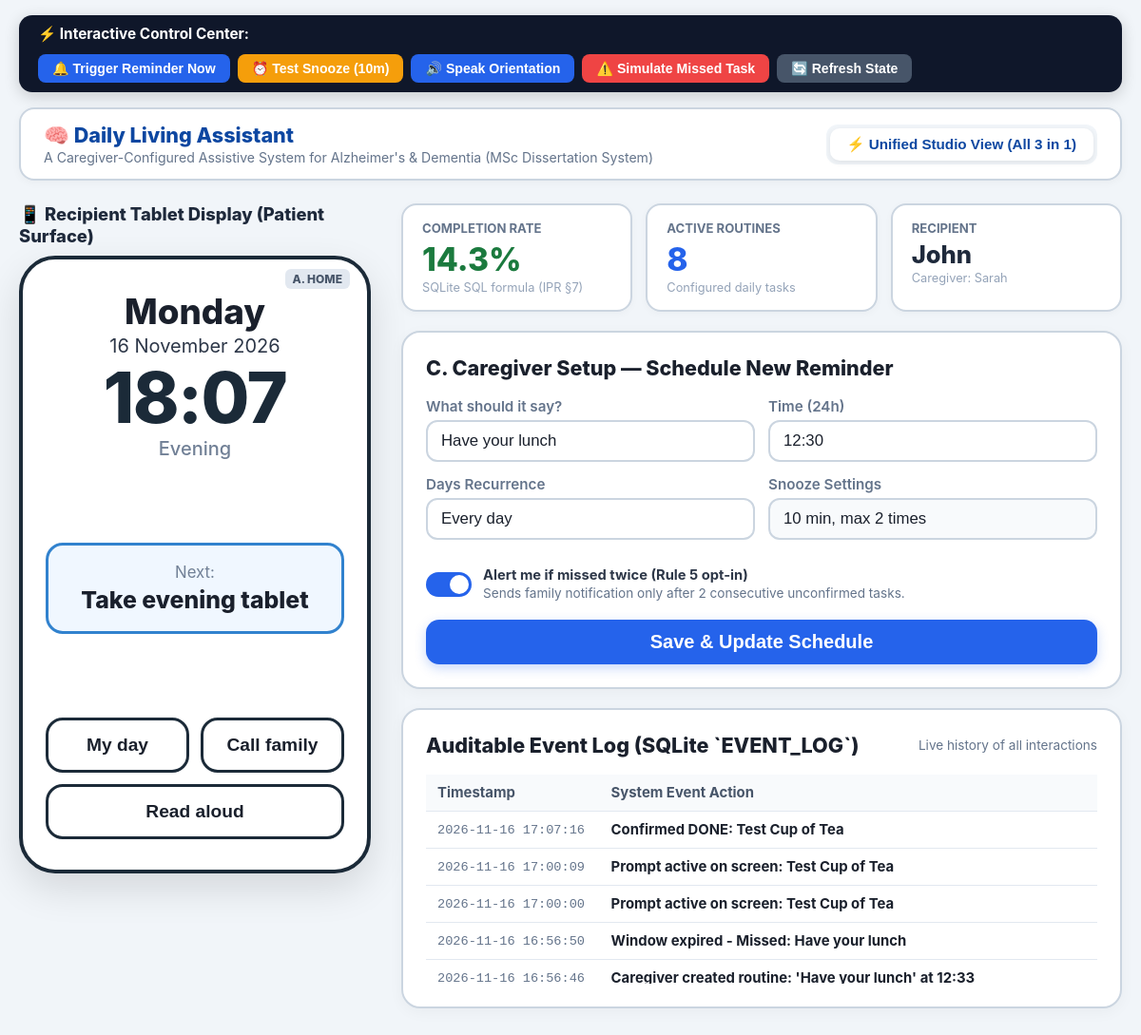
The page /studio on the database its author committed.
### tables this page shows
CREATE TABLE TASK (
    task_id INTEGER PRIMARY KEY AUTOINCREMENT,
    person_id INTEGER NOT NULL,
    label TEXT NOT NULL,
    time_of_day TEXT NOT NULL,  -- 'HH:MM' stored in 24hr format
    days_mask INTEGER DEFAULT 127,  -- 7-bit mask (1=Mon, 2=Tue, 4=Wed, 8=Thu, 16=Fri, 32=Sat, 64=Sun)
    snooze_min INTEGER DEFAULT 10,
    max_snoozes INTEGER DEFAULT 2,
    window_min INTEGER DEFAULT 60,
    alert_caregiver BOOLEAN DEFAULT 0,
    is_active BOOLEAN DEFAULT 1,
    FOREIGN KEY (person_id) REFERENCES PERSON(person_id) ON DELETE CASCADE
);

CREATE TABLE EVENT_LOG (
    log_id INTEGER PRIMARY KEY AUTOINCREMENT,
    occ_id INTEGER NOT NULL,
    timestamp TIMESTAMP DEFAULT CURRENT_TIMESTAMP,
    action TEXT NOT NULL,  -- 'created', 'shown', 'snoozed', 'done', 'missed', 'escalated'
    FOREIGN KEY (occ_id) REFERENCES OCCURRENCE(occ_id) ON DELETE CASCADE
);

### app.py (the view)
@app.route("/")
@app.route("/unified")
@app.route("/studio")
def index_unified():
    now = datetime.now()
    day_name = now.strftime("%A")
    date_str = now.strftime("%d %B %Y")
    current_time = now.strftime("%H:%M")
    part_of_day = get_part_of_day(now.hour)
    tasks = database.get_active_tasks()
    event_logs = database.get_event_logs(limit=30)
    contacts = database.get_contacts()
    completion_rate = database.get_completion_rate()
    caregiver = database.get_caregiver()
    person = database.get_person()
    active_occ = None
    for occ in manager.engine.occurrences:
        if occ.status == Status.SHOWING:
            active_occ = occ
            break
    next_task = None
    future_occs = [
        o for o in manager.engine.occurrences
        if o.status in (Status.PENDING, Status.SNOOZED)
    ]
    if future_occs:
        future_occs.sort(key=lambda o: o.next_prompt_at)
        next_task = future_occs[0].task
    next_task_label = next_task.label if next_task else "Have your lunch"
    day_schedule = []
    for o in manager.engine.occurrences:
        day_schedule.append({
            "occ_id": o.occ_id,
            "time": o.task.time_of_day,
            "label": o.task.label,
            "status": o.status.value,
            "snoozes": o.snoozes,
        })
    day_schedule.sort(key=lambda x: x["time"])
    return render_template(
        "unified_app.html",
        tasks=tasks,
        event_logs=event_logs,
        contacts=contacts,
        completion_rate=completion_rate,
        alerts=manager.engine.caregiver_alerts,
        caregiver=caregiver,
        person=person,
        day_name=day_name,
        date_str=date_str,
        current_time=current_time,
        part_of_day=part_of_day,
        next_task_label=next_task_label,
        day_schedule=day_schedule,
        active_occ=active_occ,
    )

### app.py (called while the page is built)
def get_part_of_day(hour: int) -> str:
    if 5 <= hour < 12:
        return "Morning"
    elif 12 <= hour < 17:
        return "Afternoon"
    elif 17 <= hour < 21:
        return "Evening"
    else:
        return "Night"

### database.py (called while the page is built, shortened)
def get_db_path() -> str:
    return os.path.join(os.path.dirname(__file__), "assistant.db")

def get_connection(db_path: Optional[str] = None) -> sqlite3.Connection:
    if db_path is None:
        db_path = get_db_path()
    conn = sqlite3.connect(db_path)
    conn.row_factory = sqlite3.Row
    return conn

def get_person(person_id: int = 1) -> Optional[Dict[str, Any]]:
    conn = get_connection()
    c = conn.cursor()
    c.execute("SELECT * FROM PERSON WHERE person_id = ?", (person_id,))
    row = c.fetchone()
    conn.close()
    return dict(row) if row else None

def get_caregiver(caregiver_id: int = 1) -> Optional[Dict[str, Any]]:
    conn = get_connection()
    c = conn.cursor()
    c.execute("SELECT * FROM CAREGIVER WHERE caregiver_id = ?", (caregiver_id,))
    row = c.fetchone()
    conn.close()
    return dict(row) if row else None

def get_active_tasks(person_id: int = 1) -> List[Dict[str, Any]]:
    conn = get_connection()
    c = conn.cursor()
    c.execute("SELECT * FROM TASK WHERE person_id = ? AND is_active = 1 ORDER BY time_of_day ASC", (person_id,))
    rows = [dict(r) for r in c.fetchall()]
    conn.close()
    return rows

def get_contacts(person_id: int = 1) -> List[Dict[str, Any]]:
    conn = get_connection()
    c = conn.cursor()
    c.execute("SELECT * FROM CONTACT WHERE person_id = ?", (person_id,))
    rows = [dict(r) for r in c.fetchall()]
    conn.close()
    return rows

def get_event_logs(limit: int = 20) -> List[Dict[str, Any]]:
    conn = get_connection()
    c = conn.cursor()
    c.execute(
        """SELECT e.log_id, e.timestamp, e.action, o.occ_id, t.label, t.time_of_day
        FROM EVENT_LOG e
        LEFT JOIN OCCURRENCE o ON e.occ_id = o.occ_id
        LEFT JOIN TASK t ON o.task_id = t.task_id
        ORDER BY e.log_id DESC LIMIT ?""",
        (limit,),
    )
    rows = [dict(r) for r in c.fetchall()]
    conn.close()
    return rows

def get_completion_rate() -> float:
    conn = get_connection()
    c = conn.cursor()
    c.execute("""
        SELECT
            SUM(CASE WHEN o.status = 'done' THEN 1 ELSE 0 END) * 1.0 / NULLIF(COUNT(*), 0) AS rate
        FROM OCCURRENCE o
        WHERE o.status IN ('done', 'missed')
    """)
    res = c.fetchone()[0]
    conn.close()
    return round((res or 0.0) * 100, 1)

### templates/unified_app.html (shortened to what this page needs)
<!DOCTYPE html>
<html lang="en">
<head>
</head>
<body>
    <div class="demo-bar">
        <div class="demo-bar-title">
            <span>⚡ Interactive Control Center:</span>
        </div>
        <div class="demo-actions">
            <button class="btn-demo" onclick="triggerSimulationPrompt()">🔔 Trigger Reminder Now</button>
            <button class="btn-demo btn-demo-orange" onclick="patientSnooze()">⏰ Test Snooze (10m)</button>
            <button class="btn-demo" onclick="speakHomeOrientation()">🔊 Speak Orientation</button>
            <button class="btn-demo btn-demo-red" onclick="simulateMissedOccurrence()">⚠️ Simulate Missed Task</button>
            <button class="btn-demo" style="background:#475569;" onclick="location.reload();">🔄 Refresh State</button>
        </div>
    </div>
    <div class="app-header">
        <div class="app-title-group">
            <h1>🧠 Daily Living Assistant</h1>
            <div class="app-subtitle">A Caregiver-Configured Assistive System for Alzheimer's & Dementia (MSc Dissertation System)</div>
        </div>
        <div class="view-tabs">
            <button class="tab-btn active" onclick="document.getElementById('studio-layout').style.display='grid'; this.classList.add('active');">
                ⚡ Unified Studio View (All 3 in 1)
            </button>
        </div>
    </div>
    <div class="workspace">
        <div class="studio-layout" id="studio-layout">
            <div style="display:flex; flex-direction:column; align-items:center;">
                <div style="font-size:1.15rem; font-weight:800; color:#1E293B; margin-bottom:10px;">
                    📱 Recipient Tablet Display (Patient Surface)
                </div>
                <div class="tablet-device">
                    <div class="device-badge" id="tablet-badge">A. HOME</div>
                    <div id="view-screen-a">
                        <div class="home-top">
                            <div class="home-day">{{ day_name|default('Monday') }}</div>
                            <div class="home-date">{{ date_str|default('16 November 2026') }}</div>
                            <div class="home-clock" id="clock-display">{{ current_time|default('12:30') }}</div>
                            <div class="home-part">{{ part_of_day|default('Afternoon') }}</div>
                        </div>
                        <div class="home-next-box" onclick="triggerSimulationPrompt()" title="Click to trigger this reminder!">
                            <div class="home-next-label">Next:</div>
                            <div class="home-next-task" id="next-task-text">{{ next_task_label|default('Have your lunch') }}</div>
                        </div>
                        <div class="home-actions">
                            <div class="home-row">
                                <button type="button" class="home-btn" onclick="openModal('modal-schedule')">My day</button>
                                <button type="button" class="home-btn" onclick="openModal('modal-call')">Call family</button>
                            </div>
                            <button type="button" class="home-btn home-btn-full" onclick="speakHomeOrientation()">
                                Read aloud
                            </button>
                        </div>
                    </div>
                </div>
            </div>
            <div class="caregiver-console">
                <div class="kpi-grid">
                    <div class="kpi-card">
                        <div class="kpi-label">Completion Rate</div>
                        <div class="kpi-val" id="kpi-rate" style="color: #1B7A3E;">{{ completion_rate }}%</div>
                        <div class="kpi-desc">SQLite SQL formula (IPR §7)</div>
                    </div>
                    <div class="kpi-card">
                        <div class="kpi-label">Active Routines</div>
                        <div class="kpi-val" style="color: #2563EB;">{{ tasks|length }}</div>
                        <div class="kpi-desc">Configured daily tasks</div>
                    </div>
                    <div class="kpi-card">
                        <div class="kpi-label">Recipient</div>
                        <div class="kpi-val" style="font-size: 1.6rem; color: #1E293B;">John</div>
                        <div class="kpi-desc">Caregiver: Sarah</div>
                    </div>
                </div>
                <div class="card">
                    <div class="card-header">
                        <h2>C. Caregiver Setup — Schedule New Reminder</h2>
                    </div>
                    <form onsubmit="saveCaregiverRoutine(event)">
                        <div class="form-grid">
                            <div class="form-group">
                                <label class="form-label">What should it say?</label>
                                <input type="text" id="cfg-label" class="form-input" value="Have your lunch" required>
                            </div>
                            <div class="form-group">
                                <label class="form-label">Time (24h)</label>
                                <input type="text" id="cfg-time" class="form-input" value="12:30" required>
                            </div>
                        </div>
                        <div class="form-grid">
                            <div class="form-group">
                                <label class="form-label">Days Recurrence</label>
                                <input type="text" id="cfg-days" class="form-input" value="Every day">
                            </div>
                            <div class="form-group">
                                <label class="form-label">Snooze Settings</label>
                                <input type="text" class="form-input" value="10 min, max 2 times" readonly style="background:#F8FAFC;">
                            </div>
                        </div>
                        <div class="toggle-row" onclick="toggleCaregiverOptin()">
                            <div class="toggle-switch" id="switch-optin">
                                <div class="toggle-knob"></div>
                            </div>
                            <div class="toggle-label">
                                <strong>Alert me if missed twice (Rule 5 opt-in)</strong><br>
                                <span style="color:#64748B; font-size:0.85rem;">Sends family notification only after 2 consecutive unconfirmed tasks.</span>
                            </div>
                        </div>
                        <button type="submit" class="btn-save-routine">
                            Save & Update Schedule
                        </button>
                    </form>
                </div>
                <div class="card">
                    <div class="card-header">
                        <h2>Auditable Event Log (SQLite `EVENT_LOG`)</h2>
                        <span style="font-size:0.85rem; color:#64748B;">Live history of all interactions</span>
                    </div>
                    <div style="max-height: 220px; overflow-y: auto;">
                        <table class="data-table">
                            <thead>
                                <tr>
                                    <th>Timestamp</th>
                                    <th>System Event Action</th>
                                </tr>
                            </thead>
                            <tbody id="log-table-body">
                                {% for log in event_logs %}
                                <tr>
                                    <td style="color:#64748B; font-family:monospace; font-size:0.85rem;">{{ log.timestamp }}</td>
                                    <td><strong>{{ log.action }}</strong></td>
                                </tr>
                                {% else %}
                                <tr>
                                    <td colspan="2" style="text-align:center; color:#999; padding:12px;">No events recorded yet.</td>
                                </tr>
                                {% endfor %}
                            </tbody>
                        </table>
                    </div>
                </div>
            </div>
        </div>
    </div>
</body>
</html>

### rows shown on the page
TASK: label "Take evening tablet"
EVENT_LOG: timestamp "2026-11-16 17:07:16", action "Confirmed DONE: Test Cup of Tea"
EVENT_LOG: timestamp "2026-11-16 17:00:09", action "Prompt active on screen: Test Cup of Tea"
EVENT_LOG: timestamp "2026-11-16 17:00:00", action "Prompt active on screen: Test Cup of Tea"
EVENT_LOG: timestamp "2026-11-16 16:56:50", action "Window expired - Missed: Have your lunch"
EVENT_LOG: timestamp "2026-11-16 16:56:46", action "Caregiver created routine: 'Have your lunch' at 12:33"

### other values the page prints
{{ day_name|default('Monday') }} "Monday"
{{ date_str|default('16 November 2026') }} "16 November 2026"
{{ part_of_day|default('Afternoon') }} "Evening"
{{ completion_rate }} "14.3"
{{ tasks|length }} "8"
